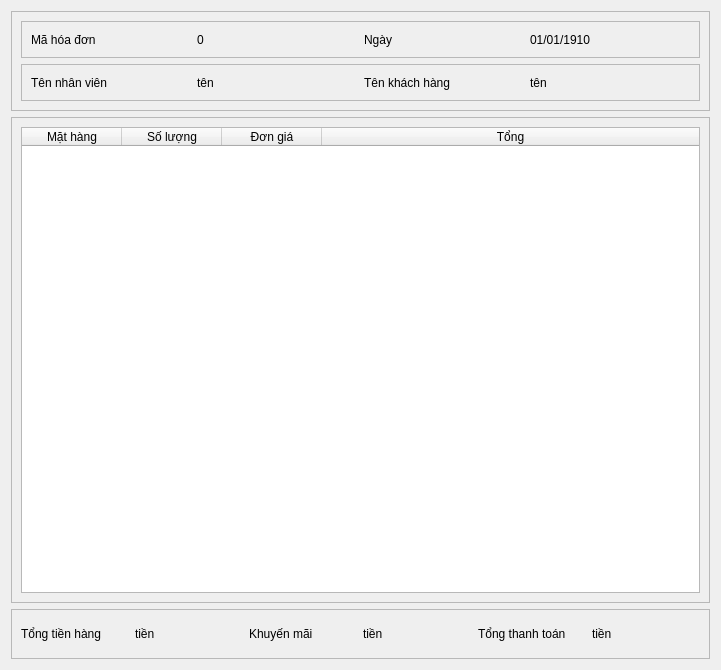
<?xml version="1.0" encoding="UTF-8"?>
<ui version="4.0">
 <class>Dialog</class>
 <widget class="QDialog" name="Dialog">
  <property name="geometry">
   <rect>
    <x>0</x>
    <y>0</y>
    <width>721</width>
    <height>670</height>
   </rect>
  </property>
  <property name="windowTitle">
   <string>Dialog</string>
  </property>
  <layout class="QVBoxLayout" name="verticalLayout">
   <item>
    <widget class="QFrame" name="frame">
     <property name="minimumSize">
      <size>
       <width>0</width>
       <height>100</height>
      </size>
     </property>
     <property name="frameShape">
      <enum>QFrame::Shape::StyledPanel</enum>
     </property>
     <property name="frameShadow">
      <enum>QFrame::Shadow::Raised</enum>
     </property>
     <layout class="QVBoxLayout" name="verticalLayout_2">
      <item>
       <widget class="QFrame" name="frame_2">
        <property name="minimumSize">
         <size>
          <width>0</width>
          <height>30</height>
         </size>
        </property>
        <property name="frameShape">
         <enum>QFrame::Shape::StyledPanel</enum>
        </property>
        <property name="frameShadow">
         <enum>QFrame::Shadow::Raised</enum>
        </property>
        <layout class="QHBoxLayout" name="horizontalLayout_2">
         <item>
          <widget class="QLabel" name="label">
           <property name="text">
            <string>Mã hóa đơn</string>
           </property>
          </widget>
         </item>
         <item>
          <widget class="QLabel" name="lblInvoiceID">
           <property name="text">
            <string>0</string>
           </property>
          </widget>
         </item>
         <item>
          <widget class="QLabel" name="label_3">
           <property name="text">
            <string>Ngày</string>
           </property>
          </widget>
         </item>
         <item>
          <widget class="QLabel" name="lblDateTime">
           <property name="text">
            <string>01/01/1910</string>
           </property>
          </widget>
         </item>
        </layout>
       </widget>
      </item>
      <item>
       <widget class="QFrame" name="frame_3">
        <property name="minimumSize">
         <size>
          <width>0</width>
          <height>30</height>
         </size>
        </property>
        <property name="frameShape">
         <enum>QFrame::Shape::StyledPanel</enum>
        </property>
        <property name="frameShadow">
         <enum>QFrame::Shadow::Raised</enum>
        </property>
        <layout class="QHBoxLayout" name="horizontalLayout">
         <item>
          <widget class="QLabel" name="label_5">
           <property name="text">
            <string>Tên nhân viên</string>
           </property>
          </widget>
         </item>
         <item>
          <widget class="QLabel" name="lblEmployeeName">
           <property name="text">
            <string>tên</string>
           </property>
          </widget>
         </item>
         <item>
          <widget class="QLabel" name="label_7">
           <property name="text">
            <string>Tên khách hàng</string>
           </property>
          </widget>
         </item>
         <item>
          <widget class="QLabel" name="lblCustomerName">
           <property name="text">
            <string>tên</string>
           </property>
          </widget>
         </item>
        </layout>
       </widget>
      </item>
     </layout>
    </widget>
   </item>
   <item>
    <widget class="QScrollArea" name="scrollContainer">
     <property name="widgetResizable">
      <bool>true</bool>
     </property>
     <widget class="QWidget" name="scrollAreaWidgetContents">
      <property name="geometry">
       <rect>
        <x>0</x>
        <y>0</y>
        <width>699</width>
        <height>482</height>
       </rect>
      </property>
      <layout class="QHBoxLayout" name="horizontalLayout_4">
       <item>
        <widget class="QTableWidget" name="tableInvoiceDetail">
         <attribute name="horizontalHeaderStretchLastSection">
          <bool>true</bool>
         </attribute>
         <column>
          <property name="text">
           <string>Mặt hàng</string>
          </property>
         </column>
         <column>
          <property name="text">
           <string>Số lượng</string>
          </property>
         </column>
         <column>
          <property name="text">
           <string>Đơn giá</string>
          </property>
         </column>
         <column>
          <property name="text">
           <string>Tổng</string>
          </property>
         </column>
        </widget>
       </item>
      </layout>
     </widget>
    </widget>
   </item>
   <item>
    <widget class="QFrame" name="frame_4">
     <property name="minimumSize">
      <size>
       <width>0</width>
       <height>50</height>
      </size>
     </property>
     <property name="frameShape">
      <enum>QFrame::Shape::StyledPanel</enum>
     </property>
     <property name="frameShadow">
      <enum>QFrame::Shadow::Raised</enum>
     </property>
     <layout class="QHBoxLayout" name="horizontalLayout_3">
      <item>
       <widget class="QLabel" name="label_9">
        <property name="text">
         <string>Tổng tiền hàng</string>
        </property>
       </widget>
      </item>
      <item>
       <widget class="QLabel" name="lblTotalAmount">
        <property name="text">
         <string>tiền</string>
        </property>
       </widget>
      </item>
      <item>
       <widget class="QLabel" name="label_11">
        <property name="text">
         <string>Khuyến mãi</string>
        </property>
       </widget>
      </item>
      <item>
       <widget class="QLabel" name="lblDiscount">
        <property name="text">
         <string>tiền</string>
        </property>
       </widget>
      </item>
      <item>
       <widget class="QLabel" name="label_13">
        <property name="text">
         <string>Tổng thanh toán</string>
        </property>
       </widget>
      </item>
      <item>
       <widget class="QLabel" name="lblFinalAmount">
        <property name="text">
         <string>tiền</string>
        </property>
       </widget>
      </item>
     </layout>
    </widget>
   </item>
  </layout>
 </widget>
 <resources/>
 <connections/>
</ui>
